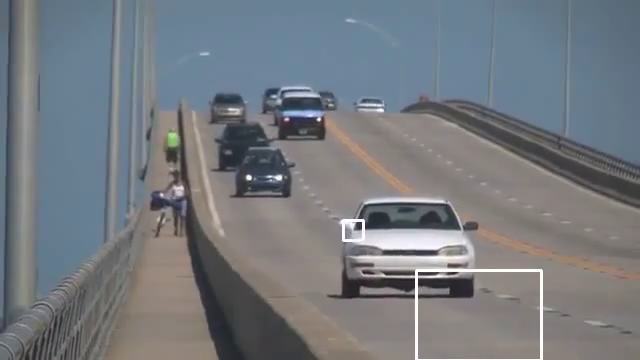
#> input picture frame 65 of motion_and_object_tracking/car_tracking_mean_shift.mp4, 640 x 360 px, given in place of slow.flv, which was not available
$ jupyter execute Motion_and_object_tracking.ipynb   (shell and % lines are left out)
#> lines starting #> are read from the running program, lines starting #| are printed output that depends on the picture; after the words box and inside, x2 and y2 are one past the last pixel; in counts of white or black regions, pixels touching at a corner belong together; pictures that were not available may be replaced by others from this repository, and a replacement may not be noted
[cell 1]
import cv2
import numpy as np
from matplotlib import pyplot as plt
from google.colab.patches import cv2_imshow

# Define our imshow function
def imshow(title = "Image", image = None, size = 10):
    w, h = image.shape[0], image.shape[1]
    aspect_ratio = w/h
    plt.figure(figsize=(size * aspect_ratio,size))
    plt.imshow(cv2.cvtColor(image, cv2.COLOR_BGR2RGB))
    plt.title(title)
    plt.show()

[cell 2]
cap = cv2.VideoCapture('slow.flv')

# first frame of the video
ret, frame = cap.read()
#> frame is the input picture: shape (360, 640, 3); mean B, G, R 127.5, 121.6, 117.2

# get width and height of the frame

w = int(cap.get(3))
h = int(cap.get(4))

# Define the codec and create VideoWriter object. The output is stored in '*.avi' file.
out = cv2.VideoWriter('car_tracking_mean_shift.avi', cv2.VideoWriter_fourcc('M','J','P','G'), 30, (w, h))

# setup initial location of window
r,h,c,w = 250,90,400,125  # simply hardcoded the values
track_window = (c,r,w,h)

# set up the ROI for tracking
roi = frame[r:r+h, c:c+w]
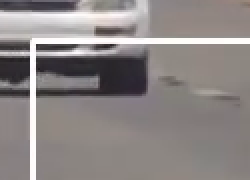
#> roi: shape (90, 125, 3) (shown 2 times larger); mean B, G, R 132.5, 133.4, 139.4
hsv_roi =  cv2.cvtColor(frame, cv2.COLOR_BGR2HSV)
#> hsv_roi: shape (360, 640, 3); mean H, S, V 74, 39.7, 132.9
mask = cv2.inRange(hsv_roi, np.array((0., 60.,32.)), np.array((180.,255.,255.)))
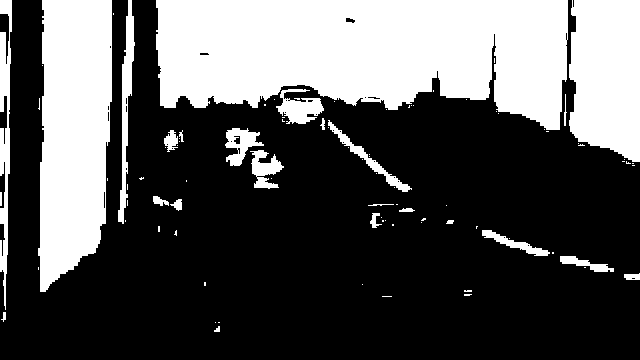
#> mask: shape (360, 640); 33.8% white; 92 white regions (67 under 20 px), largest, box (x1, y1, x2, y2) and area: (156, 0, 568, 130) 41460, (38, 0, 112, 292) 17849, (569, 0, 640, 162) 10142
roi_hist = cv2.calcHist([hsv_roi],[0],mask,[180],[0,180])
#> roi_hist = 180 values, max 36623 at index 104, min 0 at index 7, mean 433.1
cv2.normalize(roi_hist,roi_hist,0,255,cv2.NORM_MINMAX)

# Setup the termination criteria, either 10 iteration or move by atleast 1 pt
term_crit = ( cv2.TERM_CRITERIA_EPS | cv2.TERM_CRITERIA_COUNT, 10, 1 )

while(1):
    ret, frame = cap.read()

    if ret == True:
        hsv = cv2.cvtColor(frame, cv2.COLOR_BGR2HSV)
#> hsv: shape (360, 640, 3); mean H, S, V 73.6, 39.7, 132.9
        dst = cv2.calcBackProject([hsv],[0],roi_hist,[0,180],1)
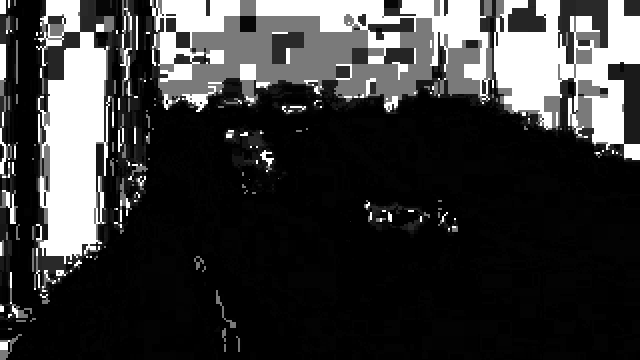
#> dst: shape (360, 640); min 0, max 255, mean 57.1

        # apply meanshift to get the new location
        ret, track_window = cv2.meanShift(dst, track_window, term_crit)
#> ret = 4; track_window = (419, 270, 125, 90)

        # Draw it on image
        x,y,w,h = track_window
#> x = 419; y = 270; w = 125; h = 90
        img2 = cv2.rectangle(frame, (x,y), (x+w,y+h), (255,255,255),2)
        out.write(img2)
        #imshow('Tracking', img2)

    else:
        break

cap.release()
out.release()

$ run again, starting later in the video
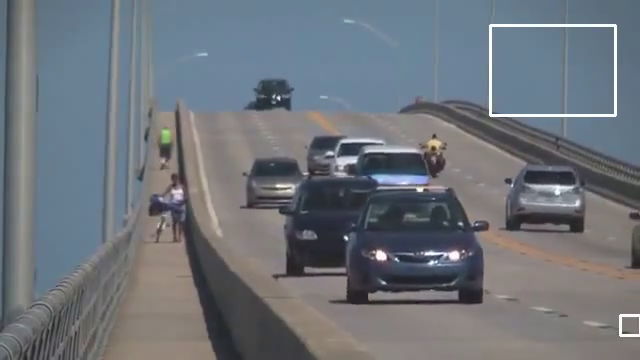
#> input picture frame 294 of motion_and_object_tracking/car_tracking_mean_shift.mp4, 640 x 360 px, given in place of slow.flv, which was not available
#> frame is the input picture: shape (360, 640, 3); mean B, G, R 122.7, 115.4, 110
#> hsv_roi: shape (360, 640, 3); mean H, S, V 82.3, 42.6, 127.1
#> `mask = cv2.inRange(hsv_roi, np.array((0., 60.,32.)), np.array((180.,25..`:
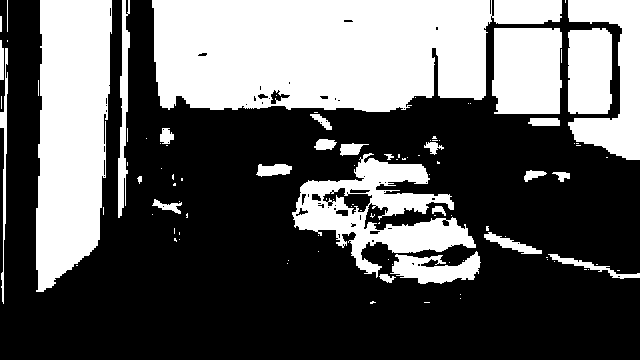
#> mask: shape (360, 640); 37.1% white; 102 white regions (74 under 20 px), largest, box (x1, y1, x2, y2) and area: (152, 0, 562, 112) 36239, (36, 0, 112, 292) 17996, (292, 153, 476, 278) 8789
#> roi_hist = 180 values, max 35919 at index 104, min 0 at index 0, mean 474.4
#> hsv: shape (360, 640, 3); mean H, S, V 83, 42.6, 127.1
#> `dst = cv2.calcBackProject([hsv],[0],roi_hist,[0,180],1)`:
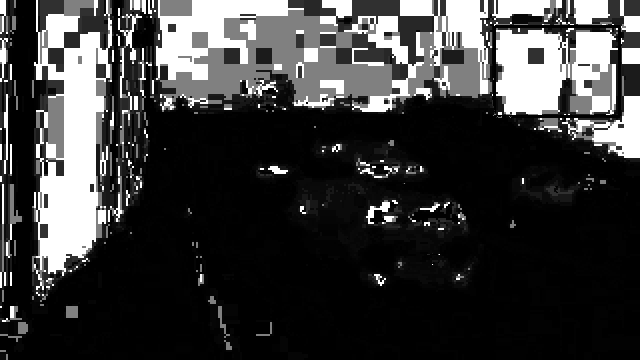
#> dst: shape (360, 640); min 0, max 255, mean 59.5
#> ret = 10; track_window = (330, 153, 125, 90)
#> x = 330; y = 153; w = 125; h = 90

$ run again, starting later in the video
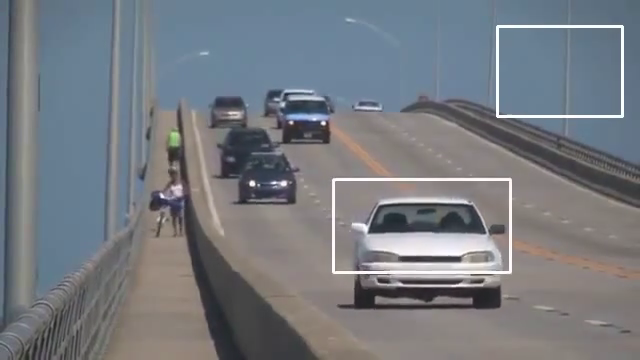
#> input picture frame 524 of motion_and_object_tracking/car_tracking_mean_shift.mp4, 640 x 360 px, given in place of slow.flv, which was not available
#> frame is the input picture: shape (360, 640, 3); mean B, G, R 128.4, 122.3, 118
#> hsv_roi: shape (360, 640, 3); mean H, S, V 75.7, 39.1, 133.6
#> `mask = cv2.inRange(hsv_roi, np.array((0., 60.,32.)), np.array((180.,25..`:
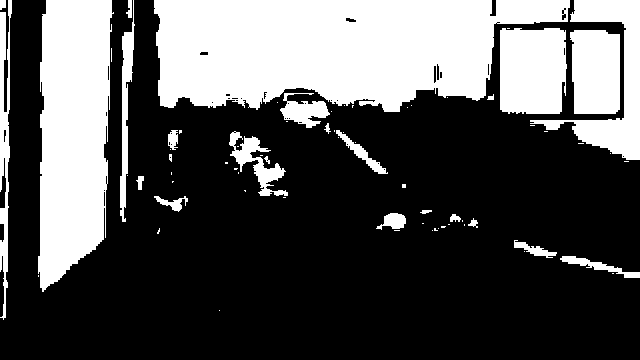
#> mask: shape (360, 640); 32.7% white; 71 white regions (46 under 20 px), largest, box (x1, y1, x2, y2) and area: (154, 0, 570, 112) 34910, (38, 0, 114, 292) 17741, (500, 28, 567, 114) 5439
#> roi_hist = 180 values, max 32858 at index 104, min 0 at index 0, mean 418.6
#> hsv: shape (360, 640, 3); mean H, S, V 75.9, 39.1, 133.5
#> `dst = cv2.calcBackProject([hsv],[0],roi_hist,[0,180],1)`:
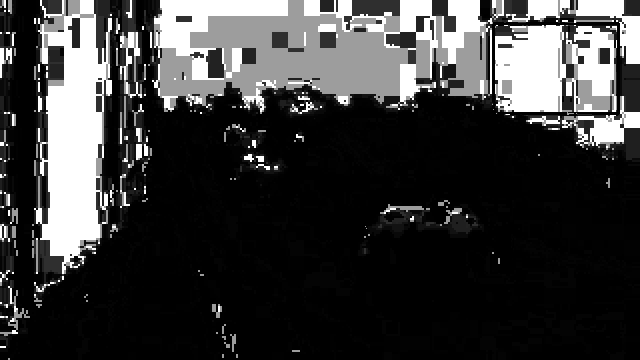
#> dst: shape (360, 640); min 0, max 255, mean 58.6
#> ret = 10; track_window = (363, 170, 125, 90)
#> x = 363; y = 170; w = 125; h = 90
